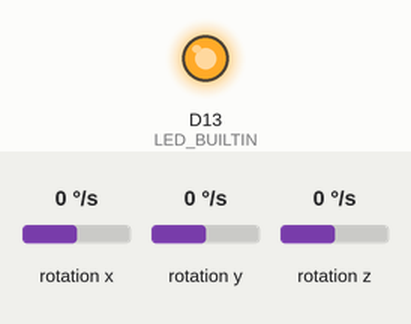
The sketch below on a simulated Arduino Nano RP2040 Connect. Shown: output pins drawn as LEDs (lit = HIGH). The test bench sets the inputs (shaded band); at power-on: rotation x 0 °/s, rotation y 0 °/s, rotation z 0 °/s. Nothing arrives over Bluetooth unless stated; a phone connects over Bluetooth LE 3 s after start; what the sketch prints to the serial monitor is not drawn.

Above: at 0.1 s.
Timing chart, 0 to 1.6 s (numbered marks = the images above):
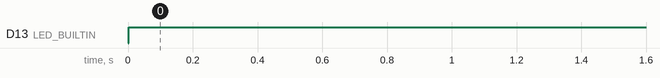

Measured:
- by itself, D13 (LED_BUILTIN): LOW → HIGH at 0.00 s

The sketch:

M5Device1.ino
```cpp
#include <ArduinoBLE.h>
#include <Arduino_LSM6DS3.h>
#include <Arduino_LSM6DSOX.h>

#define BLE_UUID_ACCELEROMETER_SERVICE "1101"
#define BLE_UUID_ACCELEROMETER_X "2101"
#define BLE_UUID_ACCELEROMETER_Y "2102"
#define BLE_UUID_ACCELEROMETER_Z "2103"
#define BLE_UUID_GYROSCOPE_SERVICE "2222"
#define BLE_UUID_GYROSCOPE_X "2139"
#define BLE_UUID_GYROSCOPE_Y "2140"
#define BLE_UUID_GYROSCOPE_Z "2141"

#define BLE_DEVICE_NAME "Elfo"
#define BLE_LOCAL_NAME "Elfo"

BLEService gyroscopeService(BLE_UUID_GYROSCOPE_SERVICE);

BLEFloatCharacteristic accelerometerCharacteristicX(BLE_UUID_ACCELEROMETER_X, BLERead | BLENotify);
BLEFloatCharacteristic accelerometerCharacteristicY(BLE_UUID_ACCELEROMETER_Y, BLERead | BLENotify);
BLEFloatCharacteristic accelerometerCharacteristicZ(BLE_UUID_ACCELEROMETER_Z, BLERead | BLENotify);
BLEFloatCharacteristic gyroscopeCharacteristicX(BLE_UUID_GYROSCOPE_X, BLERead | BLENotify);
BLEFloatCharacteristic gyroscopeCharacteristicY(BLE_UUID_GYROSCOPE_Y, BLERead | BLENotify);
BLEFloatCharacteristic gyroscopeCharacteristicZ(BLE_UUID_GYROSCOPE_Z, BLERead | BLENotify);

float ax, ay, az;
float gx, gy, gz;

void setup() {
  pinMode(LED_BUILTIN, OUTPUT);

  // initialize IMU
  if (!IMU.begin()) {
    Serial.println("Failed to initialize IMU!");
    while (1)
      ;
  }

  Serial.print("Accelerometer sample rate = ");
  Serial.print(IMU.accelerationSampleRate());
  Serial.println("Hz");

  // initialize BLE
  if (!BLE.begin()) {
    Serial.println("Starting Bluetooth® Low Energy module failed!");
    while (1)
      ;
  }

  // set advertised local name and service UUID
  BLE.setDeviceName(BLE_DEVICE_NAME);
  BLE.setLocalName(BLE_LOCAL_NAME);
  BLE.setAdvertisedService(gyroscopeService);

  /*
  accelerometerService.addCharacteristic(accelerometerCharacteristicX);
  accelerometerService.addCharacteristic(accelerometerCharacteristicY);
  accelerometerService.addCharacteristic(accelerometerCharacteristicZ);
  */

  gyroscopeService.addCharacteristic(gyroscopeCharacteristicX);
  gyroscopeService.addCharacteristic(gyroscopeCharacteristicY);
  gyroscopeService.addCharacteristic(gyroscopeCharacteristicZ);


  BLE.addService(gyroscopeService);

  /*accelerometerCharacteristicX.writeValue(0);
  accelerometerCharacteristicY.writeValue(0);
  accelerometerCharacteristicZ.writeValue(0);*/

  gyroscopeCharacteristicX.writeValue(0);
  gyroscopeCharacteristicY.writeValue(0);
  gyroscopeCharacteristicZ.writeValue(0);
  // start advertising
  BLE.advertise();


  /*Serial.println("BLE Accelerometer Peripheral");*/
}

void loop() {
  BLEDevice central = BLE.central();


  if (IMU.gyroscopeAvailable()) {
    digitalWrite(LED_BUILTIN, HIGH);
    IMU.readGyroscope(gx, gy, gz);
    /*IMU.readAccelerometer(ax, ay, az);*/

    /*accelerometerCharacteristicX.writeValue(x);
    accelerometerCharacteristicY.writeValue(y);
    accelerometerCharacteristicZ.writeValue(z);*/
    gyroscopeCharacteristicX.writeValue(gx);
    gyroscopeCharacteristicY.writeValue(gy);
    gyroscopeCharacteristicZ.writeValue(gz);
  } else {
    digitalWrite(LED_BUILTIN, LOW);
  }
}
```
